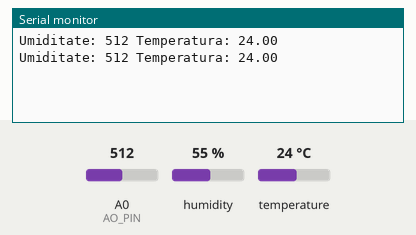
Simulated run of this sketch. Board: Arduino Uno, built with avr-gcc and run on an emulated ATmega328P. Shown: the last lines printed to the serial monitor. Inputs (shaded band) come from the test bench; at power-on: temperature 24 °C, A0 (AO_PIN) = 512, humidity 55 %.

Above: at 10.8 s.
10.9 s: temperature set to 12 °C
At 20.7 s:
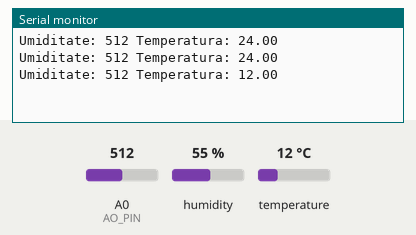
20.9 s: A0 (AO_PIN) set to 716
At 30.7 s:
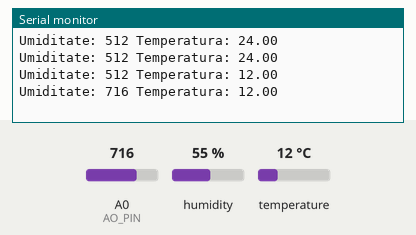
30.9 s: temperature set to 19 °C
At 40.7 s:
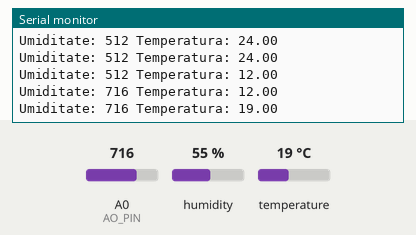
40.9 s: A0 (AO_PIN) set to 900
At 51.3 s:
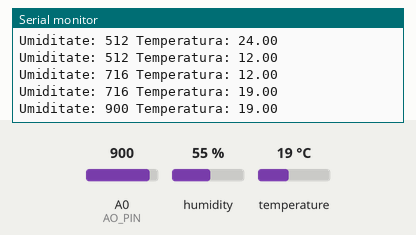
Timing chart, 0 to 51.9 s (numbered marks = the images above; inputs shaded):
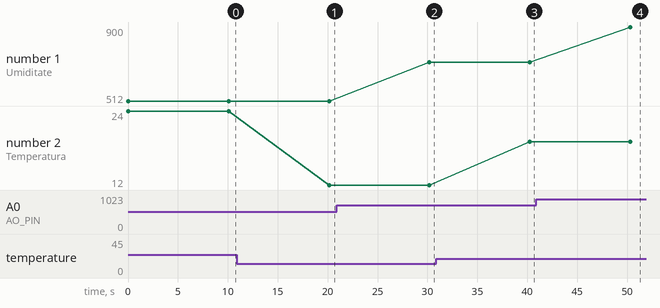

The sketch:

cod_arduino.ino
```cpp
#define AO_PIN A0  // Pin analogic pentru AO
#include <DHT.h>

#define DHTPIN 2          // Pinul la care este conectat senzorul DATA
#define DHTTYPE DHT11     // Tipul senzorului

DHT dht(DHTPIN, DHTTYPE);

void setup() {
  Serial.begin(9600);  // Inițializează comunicația serială
  pinMode(AO_PIN, INPUT);
  dht.begin();
}

void loop() {
  int analogValue = analogRead(AO_PIN);  // Citește valoarea analogică
  float temperature = dht.readTemperature();
  // Verifică dacă citirea este validă
  if (isnan(temperature)) {
    Serial.println("Eroare la citirea senzorului!");
    return;
  }
  // Trimite datele către Raspberry Pi
  Serial.print("Umiditate: ");
  Serial.print(analogValue);  // Trimite valoarea pe o linie separată
  Serial.print(" ");
  Serial.print("Temperatura: ");
  Serial.println(temperature);

  Serial.flush();  // Asigură-te că datele sunt trimise complet

  delay(10000);  // Așteaptă 10 secunde înainte de a repeta
}
```

Measured:
- after the input at 10.9 s, the serial monitor: prints a new line after 9.2 s (image 1)
- after the input at 20.9 s, the serial monitor: prints a new line after 9.3 s (image 2)
- after the input at 30.9 s, the serial monitor: prints a new line after 9.4 s (image 3)
- after the input at 40.9 s, the serial monitor: prints a new line after 9.4 s (image 4)
- plotted number 1: 512 → 716 after the input at 20.9 s, 716 → 900 after the input at 40.9 s
- plotted number 2: 24 → 12 after the input at 10.9 s, 12 → 19 after the input at 30.9 s
